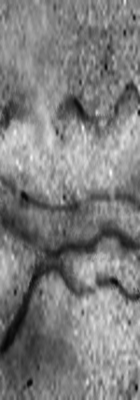
#> input picture 07/images/layers_A.png, 140 x 400 px
$ jupyter execute --allow-errors week_07.ipynb
#> lines starting #> are read from the running program, lines starting #| are printed output that depends on the picture
# Exercises Week 7 in 02506: Layered Surfaces

This week we will dive into deformable models where we will separate a foreground from a background.
<p align="center">

</p>

## Imports

[cell 1]
import numpy as np
from skimage.io import imread, imshow, imsave
import matplotlib.pyplot as plt
from skimage import color
import matplotlib.pyplot as plt
import skimage.io
import slgbuilder

## 1. Run the script on_surface_cost_example which demonstrates the use of on-surface cost.
In this case we want to detect dark lines, so
for on-surface cost we use image intensities. Get familiar with the
functions for computing the optimal solution.

[cell 2]
I = imread('./images/layers_A.png').astype(np.int32)
#> I: shape (400, 140) int32; min 6, max 249, mean 125.7

fig, ax = plt.subplots(1,4,figsize=(8,4))
ax[0].imshow(I, cmap='gray')
ax[0].set_title('input image')

[cell 3]
delta1 = 3

#> (the rest of this cell did not finish here and is left out)

[cell 4]
delta2 = 1

#> (the rest of this cell did not finish here and is left out)

#> (a cell that did not finish here is left out)

## 2. Run the script in_region_cost_example which demonstrates the use of in-region cost.
In this case we want to separate the dark and the
brigth regions, so for in-regions cost of dark region we use image
intensities I, while for bright region we use 255 − I. Get familiar
with the functions for computing the optimal solution and passing
the region costs to the solver.

[cell 6]
I = skimage.io.imread('./images/peaks_image.png').astype(np.int32)
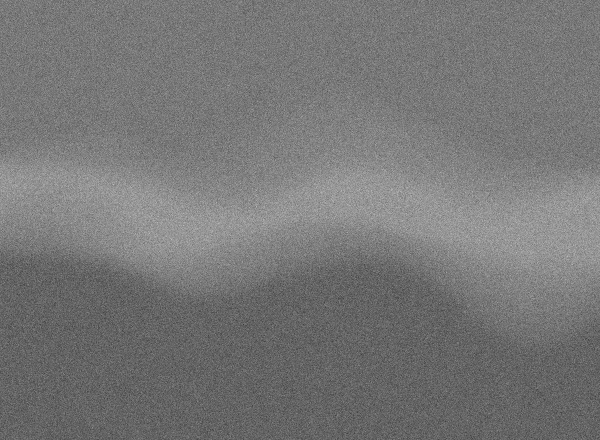
#> input picture 07/images/peaks_image.png, 600 x 440 px
#> I: shape (440, 600) int32; min 56, max 192, mean 118.4

fig, ax = plt.subplots(1,2)
ax[0].imshow(I, cmap='gray')


#> (the rest of this cell did not finish here and is left out)

## 3. Inspect the image rammed-earth-layers-limestone.jpg.
Use the layered surface detction to detect the darkest line in the image,
shown red in Figure 7.3. Then, detect two dark lines (blue and red
line in the figure). Finally, detect the lines partitioning the dark
regions, as shown in green in Figure 7.3.

[cell 7]
I = imread('./images/rammed-earth-layers-limestone.jpg').astype(np.int32)
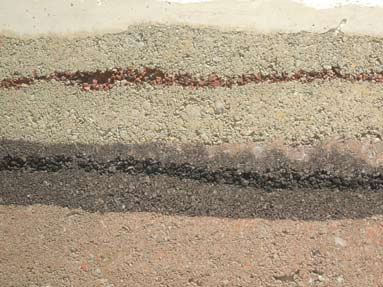
#> input picture 07/images/rammed-earth-layers-limestone.jpg, 383 x 287 px
#> I: shape (287, 383, 3) int32

#> (the rest of this cell did not finish here and is left out)
